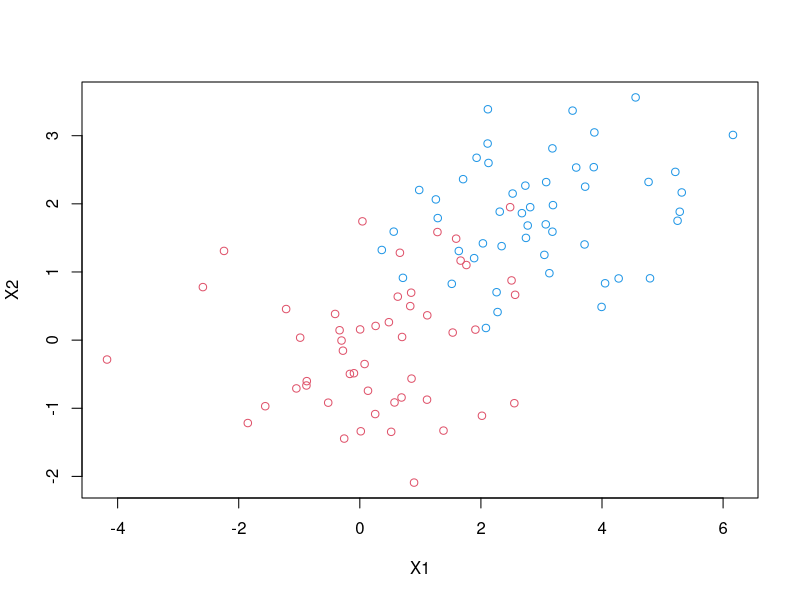
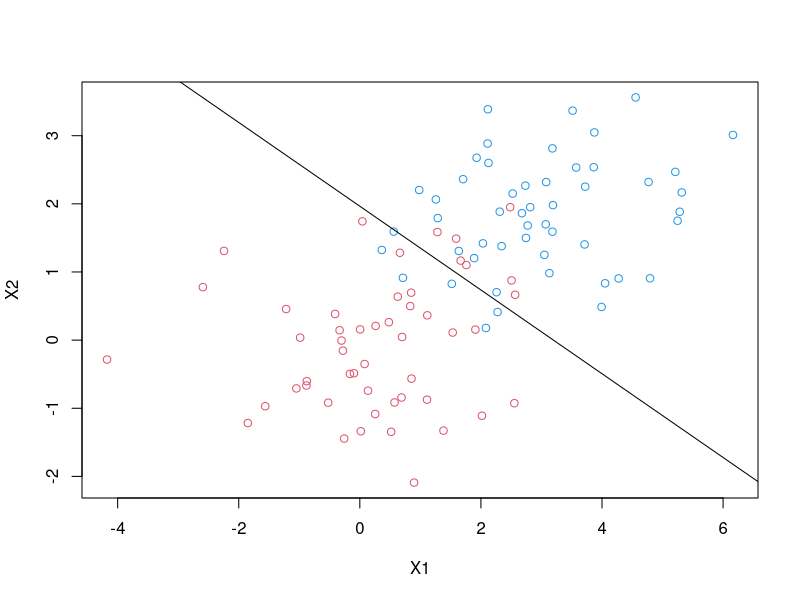

R code for these plots, in order:
#####################################
## 2-class classification problem
######################################

###############
## Data: Feture X is 2-dimensional
## For both class 1 and class 2, the distribution of X (bivariate) is Normal
## X |Y = 1   has N(mu1, Sigma)  distribution
## X |Y = 2   has N(mu2, Sigma)  distribution
###############################
n1 = 40
n2 = 40
m1 = 10
m2 = 10
n = n1 + n2  # number of observations in Training data set
m = m1 + m2  # number of observations in Test data set

## Model Parameters
mu1 = c(0,0)  # Population mean for class 1
mu2 = c(3,2)  # Population mean for class 2
Sigma = matrix(c(2,0.5,0.5,1),2,2)  # common population covariance matrix
Sigma
## Simulate data
Y = c(rep(1,n1+m1),rep(2,n2+m2)) # true class labels
Y
Sigma.eig = eigen(Sigma)  # spectral decmposition of Sigma1
Sigma.eig
set.seed(1000) # set the value of the seed for the random number generator
X = matrix(0,n+m,2)
X
X[1:(n1+m1),] = matrix(1,(n1+m1),1) %*% t(as.vector(mu1))  + matrix(rnorm(2*(n1+m1)),n1+m1,2) %*% diag(sqrt(Sigma.eig$val)) %*% t(Sigma.eig$vec)
X[1:(n1+m1),]
X[(n1+m1+1):(n+m),] =  matrix(1,(n2+m2),1) %*% t(as.vector(mu2))  + matrix(rnorm(2*(n2+m2)),n2+m2,2) %*% diag(sqrt(Sigma.eig$val)) %*% t(Sigma.eig$vec)
X[(n1+m1+1):(n+m),]
X = round(X,3)
X
dfxy = data.frame(X1=X[,1],X2=X[,2],class=as.factor(Y))   # combined data
dfxy
## Training data : consisting of n1 observations from class 1 and
# n2 observations from class 2)
dfxy.train = dfxy[c(1:n1,(n1+m1+1):(n1+m1+n2)), ]
dfxy.train
## Test data : consisting of the remaining m1 observations from class 1
## and m2 observations from class 2
dfxy.test = dfxy[c((n1+1):(n1+m1),(n1+m1+n2+1):(n+m)), ]
dfxy.test
## Plotting the data
plot(dfxy[dfxy$class==1,1:2],col=2,xlim=range(dfxy[,1]),ylim=range(dfxy[,2]))
points(dfxy[dfxy$class==2,1:2],col=4)
####################

#################################################################
## Linear Discriminant Analysis for 2-class classification problem
##################################################################

library(MASS)
# Use linear discriminant analysis to the training data.
xy.lda = lda(class ~ X1 + X2, dfxy.train)
# overall summary of the procedure
xy.lda
# Predict for test data.
xy.lda.pred = predict(xy.lda, dfxy.test)
xy.lda.pred
# Create the confusion matrix by tabulating true classes against predicted classes.
xy.lda.conf = table(true = dfxy.test$class, predicted = xy.lda.pred$class)
xy.lda.conf
#####################################################
# Computing the classification boundary for LDA
#
# True Discriminant function for class j is
# delta_j(x) = solve(Sigma) %*% mu_j - 0.5 * t(mu_j) %*%  solve(Sigma) %*% mu_j + log(pi_j)
#
# Classification boundary is the set of X such that delta_1(X) - delta_2(X) = 0
# This can be expressed as    beta0 + t(beta1) %*% X = 0
# or,  beta0 + beta1[1] * X1 + beta1[2] * X2  = 0     where  X = (X1,X2)
########################################################################

pi1_hat = n1/(n1+n2)  # estimated prior probability of class 1
pi2_hat = n2/(n1+n2)  # estimated prior probability of class 2

mu1_hat = as.vector(xy.lda$means[1,]) # sample mean of class 1
mu2_hat = as.vector(xy.lda$means[2,]) # sample mean of class 2

# pooled sample covariance matrix as estimate of Sigma
Sigma_hat = ((n1-1) * cov(dfxy.train[dfxy.train$class==1,1:2])
             + (n2-1) * cov(dfxy.train[dfxy.train$class==2,1:2]))/(n1+n2-2)

# Estimated discriminant vector (for class 1 with respect to class 2)
# or, the slope of the (estimated) function delta_1(x) - delta_2(x)
beta1.lda = solve(Sigma_hat) %*% (mu1_hat - mu2_hat)
# Intercept term of the (estimated) function delta_1(x) - delta_2(x)
beta0.lda = log(pi1_hat/pi2_hat) - 0.5 * t(mu1_hat) %*% solve(Sigma_hat) %*% mu1_hat + 0.5 * t(mu2_hat) %*% solve(Sigma_hat) %*% mu2_hat

## compute (estimated) delta_1(x) - delta_2(x) for test data
xy.disc.pred = as.vector(beta0.lda) + as.matrix(dfxy.test[,1:2]) %*% beta1.lda
# predicted class label based on the value of the discriminant function
xy.lda.pred.alt = ifelse(xy.disc.pred > 0, 1, 2)
# confusion matrix computed from the discriminant function
xy.lda.alt.conf = table(true = dfxy.test$class, predicted = xy.lda.pred.alt)

## Plotting the data together with the estimated class boundary
plot(dfxy[dfxy$class==1,1:2],col=2,xlim=range(dfxy[,1]),ylim=range(dfxy[,2]))
points(dfxy[dfxy$class==2,1:2],col=4)

## To plot the classification boundary,
# express:  beta0.lda + beta1.lda[1] * X1 + beta1[2] * X2 = 0
# as:  intercept.lda + slope.lda * X1 = X2
intercept.lda = - as.vector(beta0.lda)/beta1.lda[2]
slope.lda  = - beta1.lda[1]/beta1.lda[2]
abline(intercept.lda, slope.lda)  # plots the clssification boundary

################################################
## Logistic Regression for 2-class classification
################################################

## use family = binomial with the glm function for a two-class logistic rgression
xy.glm = glm(class ~ X1+X2,dfxy.train, family = binomial)
# overall summary
summary(xy.glm)

# Predict for test data. Use type = "response" to get class probabilities.
xy.glm.pred.prob = predict(xy.glm, dfxy.test, type = "response")
xy.glm.pred.prob
# Convert predictions to class lables (1 or 2, for category 1 or 2, respectively).
xy.glm.pred = (xy.glm.pred.prob > 0.5) + 1
xy.glm.pred
# Create the confusion matrix by tabulating true classes against predicted classes.
xy.glm.conf = table(true = dfxy.test$class, predicted = xy.glm.pred)

xy.glm.conf

#  Use knn() from package class for k-nearest neighbors.
library(class)

# Use the kNN classifier with k = 7
xy.knn = knn(
  train = dfxy.train[c("X1","X2")], # training data for features used in classification
  test = dfxy.test[c("X1","X2")], # test data data for features used in classification
  cl = dfxy.train$class, # vector of class labels for training data
  k = 7)

## true and predicted class lables, togther with features, for the test data
cbind(dfxy.test,xy.knn)

xy.knn.conf = table(true = dfxy.test$class, predicted = xy.knn)

install.packages("caret")
library(caret)

trControl <- trainControl(method  = "cv",
                          number  = 5)
trControl

install.packages("e1071")
fit <- train(class ~ X1+X2,
             method     = "knn",
             tuneGrid   = expand.grid(k = 1:50),
             trControl  = trControl,
             metric     = "Accuracy",
             data       = dfxy.train
)
fit
